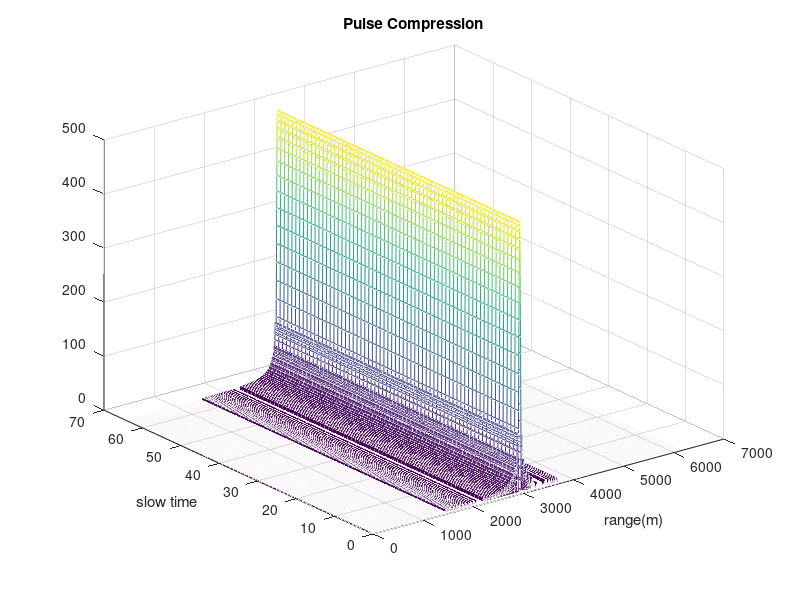
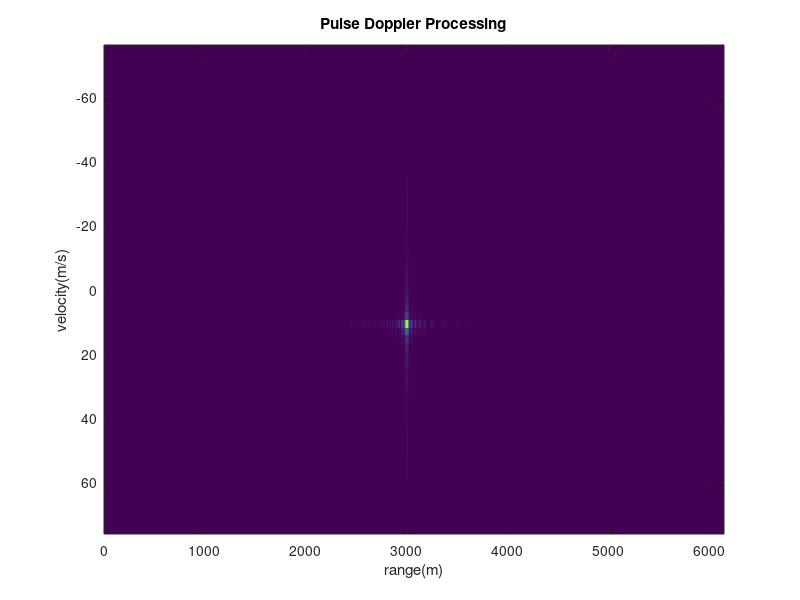

Here is the MATLAB script that generated these plots, in order:
clear;
close all;
N = 4096;
fs = 100e6;
Ts = 1/fs;
R = 3000;
v = 10;
M = 64;    % PRT（脉冲重复周期）
f0 = 10e9;
Tp = 10e-6;
PRT = 100e-6; 
PRF = 1/PRT;
B = 10e6;
c = 3e8;
lambda = c/f0;   % 波长
beta = B/Tp;     % 调频斜率
 
SNR = [0 10 20]; % SNR dB
sigma2 = 1./(10.^(SNR/10));   % 噪声方差
noise_index = 1;
 
echo = zeros(M,N);           % 回波
echo_noise = zeros(M,N);     % 回波+噪声
echo_fft = zeros(M,N);       % fft(回波)
echo_noise_fft = zeros(M,N); % fft 回波+噪声)
 
% 每个脉冲的延迟
tau = zeros(1,M);
for m = 1:M
    tau(1,m) = 2*(R-m*PRT*v)/c;
end
n = 0:N-1;
t = n*Ts;   % 时间范围
% 发送信号
x = rectpuls(t,Tp).*exp(1i*pi*beta*t.^2);
% 接收信号
y = zeros(M,N);
y_noise = zeros(M,N);
for m = 1:M
    tm = tau(m);
    y(m,:) = rectpuls((t-tm),Tp).*exp(1i*pi*beta*(t-tm).^2)*exp(-1i*2*pi*f0*tm);
    y_noise(m,:) = y(m,:) + sqrt(sigma2(noise_index)/2)*(randn(1,N)+1j*randn(1,N));
    % 脉冲压缩
    X = fftshift(fft(x,N));
    Y = fftshift(fft(y(m,:),N));
    Y_noise = fftshift(fft(y_noise(m,:),N));
    S = conj(X).*Y;
    S_noise = conj(X).*Y_noise;
    s = ifft(S);
    s_noise = ifft(S_noise);
    echo(m,:) = s;
    echo_noise(m,:) = s_noise;
end
% coherent sum
% 慢时间FFT
for n = 1:N
    echo_fft(:,n) = fftshift(fft(echo(:,n),M));
    echo_noise_fft(:,n) = fftshift(fft(echo_noise(:,n),M));
end


%% 画图
r = t*c/2;
f = linspace(-1*PRF/2,PRF/2,M);
v = f*c/f0/2;
xaxis = 1:M;
yaxis = r;
figure(1);
% mesh(t,xaxis,abs(echo));
% xlabel('range(m)'),ylabel('time'),zlabel('amplitude');
mesh(r,(1:M),abs(echo));
title('Pulse Compression');
xlabel('range(m)');
ylabel('slow time');

figure(2);
imagesc(r,v,abs(echo_fft));
% mesh(r,v,abs(echo_fft));
% xlabel('range(m)'),ylabel('doppler'),zlabel('amplitude');
% title('Range-Dopple Heat Map');
title('Pulse Doppler Processing');
xlabel('range(m)');
ylabel('velocity(m/s)');

%% 计算过程
fft_num_m = M;
f_m = (0:fft_num_m-1)*(PRF/fft_num_m);
[column,row]=find(abs(echo_fft)==max(max(abs(echo_fft)))); %row->矩阵列值 column->矩阵行值，所以转置了一下
C = [];
D = [];
% 距离
for a = row-3:row+3
    amp = abs(echo_fft(column-1,a)); % 取幅度值
    C(a) = amp*t(a)*c/2;             %【sum（幅度（i）*距离（i））】
    D(a) = amp;% 幅度值
end
d0 = sum(C)/sum(D); 
%Velocity
E = [];
F = [];
for a_v = column - 3:column + 3%doppler相上 最大值的左右各3个点共7点
    amp_v = abs(echo_fft(a_v,(row-1)));
    E(a_v) = amp_v*f_m(a_v)*lambda/2;
    F(a_v) = amp_v;
end
v0 = sum(E)/sum(F);
fprintf('无噪声时距离:%fm/s\n',d0);
fprintf('无噪声时速度:%fm/s\n',v0);
% 计算增益
% 1.相参积累
[~,index] = max(max(echo_noise));
P_noise = sum(sum(abs(echo_noise(index-10:index-1)).^2)+abs(echo_noise(index+1:index+10)).^2);
co_g = abs(max(max(echo_noise_fft)))^2/(P_noise);
fprintf('相参积累增益: %f dB\n',10*log10(co_g));
% 2.非相参积累
[~,index] = max(transpose(echo_noise));
P_n = sum(sum(abs(echo_noise(index-10:index-1)).^2)+abs(echo_noise(index+1:index+10)).^2);
nco_g = sum(abs(max(transpose(echo_noise_fft))).^2)/M/(P_n);
fprintf('非相参积累增益:%f dB\n',10*log10(nco_g));

